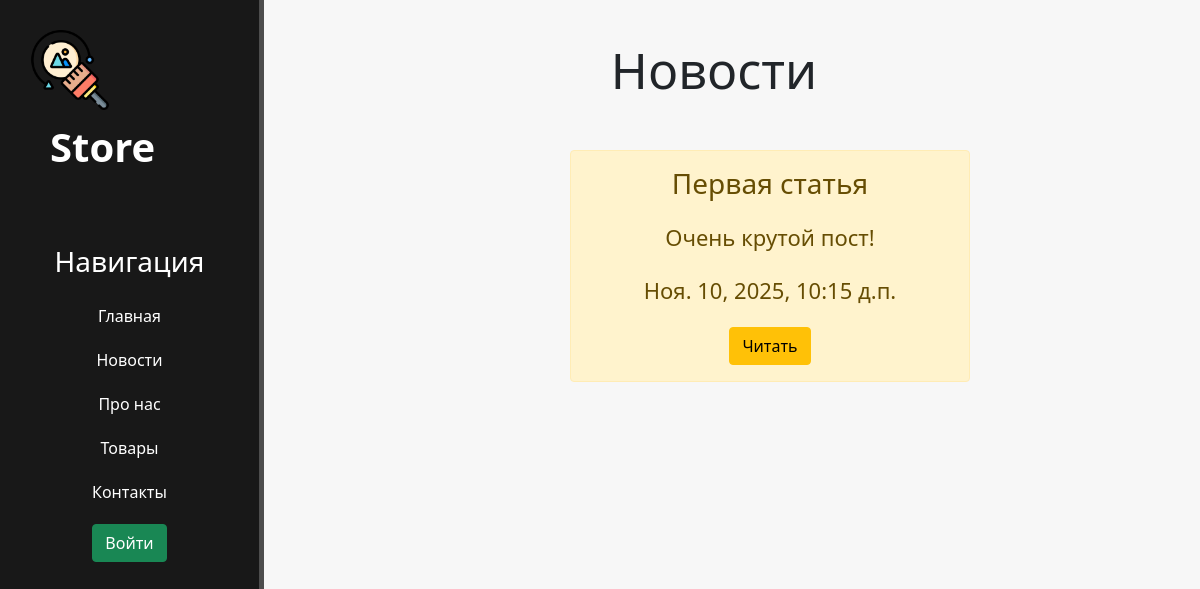
Before: /news/ with the older database file.
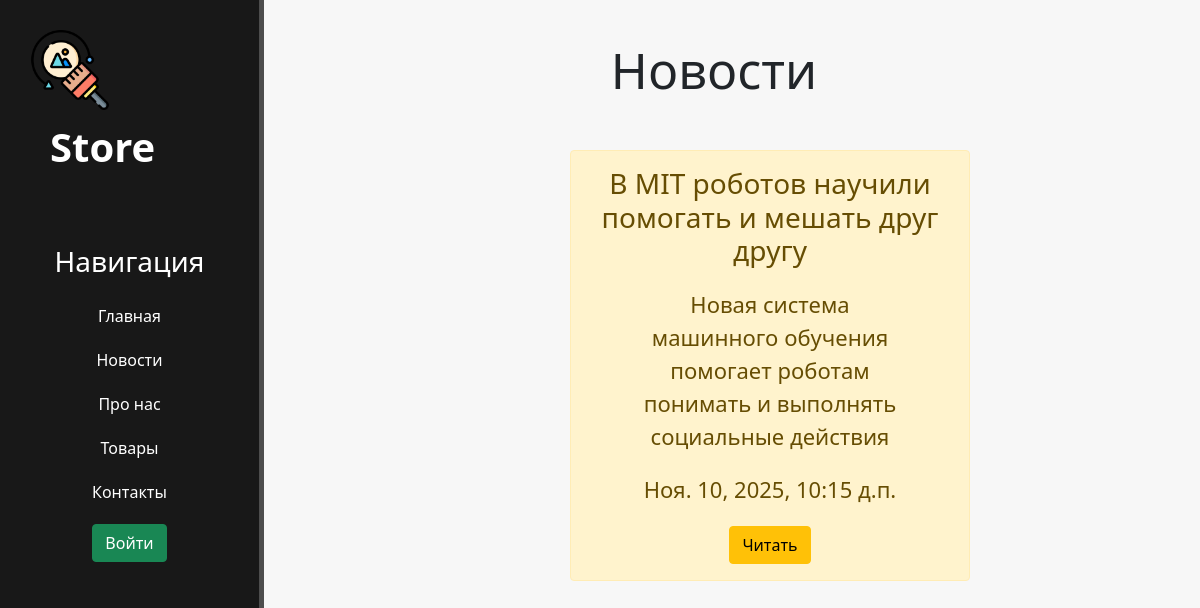
After: the same page with the newer database file.
### news/models.py (models this page shows, shortened)
class Articles(models.Model):
    title = models.CharField('Название', max_length = 50)
    anonse = models.CharField('Анонс', max_length = 250)
    full_text = models.TextField('Статья')
    data = models.DateTimeField('Дата публикации')
    class Meta:
        verbose_name = 'Новость'
        verbose_name_plural = 'Новости'

### news/views.py (the view)
# urls.py: path('', views.news_home ,name='news_home'),
def news_home(request):
    news = Articles.objects.order_by('-data') #[:1] срез
    return render(request, 'news/news_home.html', {"news":news})

### news/templates/news/news_home.html (shortened to what this page needs)
{% extends 'main/loyout.html' %}
{% block content %}
  <div class="features">
    <h1>Новости</h1>
    {%if news %}
      {% for el in news %}
        <div class="alert alert-warning">
          <h3>{{el.title}}</h3>
          <p>{{el.anonse}}</p>
          <p>{{el.data}}</p>
          <a href="{% url 'news-detail' el.id %}" class="btn btn-warning">Читать</a>
        </div>
      {% endfor %}
    {% else %}
      <p>У вас нет записей!</p>
    {% endif %}
  </div>
{% endblock %}

Changed rows visible on the page:
removed Articles: title "Первая статья", anonse "Очень крутой пост!", data "Ноя. 10, 2025, 10:15 д.п."
added Articles: title "В MIT роботов научили помогать и мешать друг другу", anonse "Новая система машинного обучения помогает роботам понимать и выполнять социальные действия", data "Ноя. 10, 2025, 10:15 д.п."
